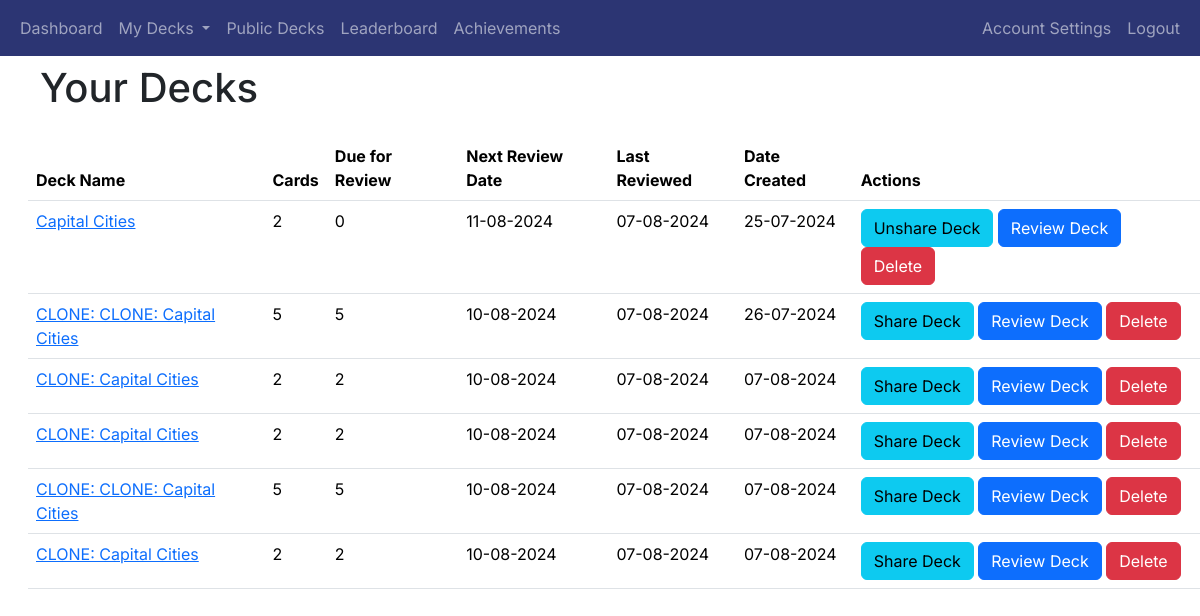
Before: /decks (signed in) with the older database file.
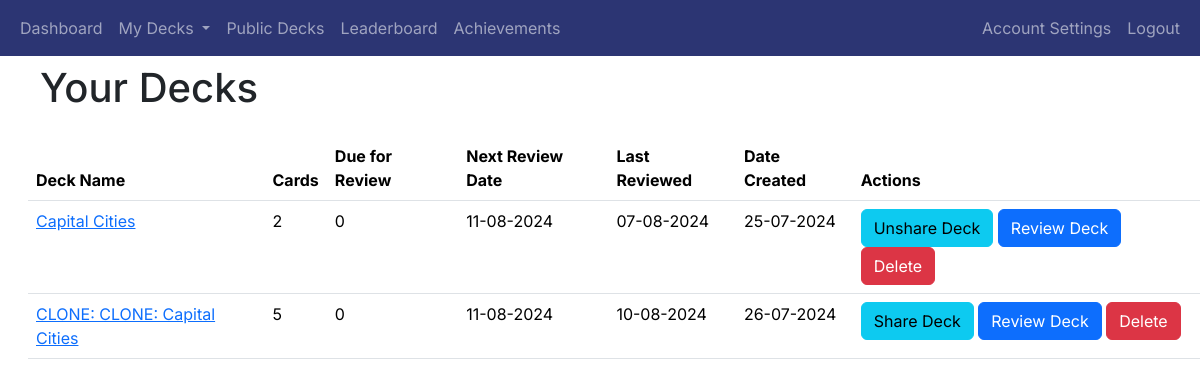
After: the same page with the newer database file.
### app/decks/models.py (models this page shows, shortened)
class Deck(db.Model):
    deck_id = db.Column(db.Integer, primary_key=True)
    name = db.Column(db.String(100), nullable=False)
    user_id = db.Column(db.Integer, db.ForeignKey('user.user_id'), nullable=False)
    created_at = db.Column(db.DateTime, nullable=False, default=datetime.utcnow)
    shared = db.Column(db.Boolean, default=False)
    review_start_date = db.Column(db.DateTime, nullable=True)
    cards = db.relationship('Card', backref='deck', cascade='all, delete-orphan', lazy=True)

### app/decks/routes.py (the view)
@decks_blueprint.route('/decks')
@login_required
def decks():
    user_decks = Deck.query.filter_by(user_id=current_user.user_id).all()
    deck_data = []
    for deck in user_decks:
        card_count = Card.query.filter_by(deck_id=deck.deck_id).count()
        due_count = Card.query.filter(Card.deck_id == deck.deck_id,
                                      Card.next_review_date <= datetime.utcnow()).count()
        next_review = db.session.query(Card.next_review_date).filter(
            Card.deck_id == deck.deck_id
        ).order_by(Card.next_review_date.asc()).first()
        if next_review:
            if next_review.next_review_date.date() < datetime.utcnow().date():
                next_review_date = datetime.utcnow().strftime('%d-%m-%Y')
            else:
                next_review_date = next_review.next_review_date.strftime('%d-%m-%Y')
        else:
            next_review_date = 'N/A'
        last_review = db.session.query(ReviewOutcome.timestamp).join(Card,
                                                                     Card.card_id == ReviewOutcome.card_id).filter(
            Card.deck_id == deck.deck_id,
            ReviewOutcome.user_id == current_user.user_id
        ).order_by(ReviewOutcome.timestamp.desc()).first()
        last_review_date = last_review.timestamp.strftime('%d-%m-%Y') if last_review else 'N/A'
        deck_data.append({
            'deck_id': deck.deck_id,
            'name': deck.name,
            'cards': card_count,
            'due_for_review': due_count,
            'shared': deck.shared,
            'next_review_date': next_review_date,
            'last_review_date': last_review_date,
            'created_at': deck.created_at.strftime('%d-%m-%Y'),
        })
    return render_template('decks.html', decks=deck_data)

### app/__init__.py (called while the page is built)
@login_manager.user_loader
def load_user(user_id):
    return User.query.get(int(user_id))

### app/decks/templates/decks.html (shortened to what this page needs)
{% extends "base.html" %}
{% block heading %}Your Decks{% endblock %}
{% block content %}
<table class="table">
    <thead>
        <tr>
            <th>Deck Name</th>
            <th>Cards</th>
            <th>Due for Review</th>
            <th>Next Review Date</th>
            <th>Last Reviewed</th>
            <th>Date Created</th>
            <th>Actions</th>
        </tr>
    </thead>
    <tbody>
        {% for deck in decks %}
        <tr>
            <td><a href="{{ url_for('decks.view_deck', deck_id=deck['deck_id']) }}">{{ deck['name'] }}</a></td>
            <td>{{ deck['cards'] }}</td>
            <td>{{ deck['due_for_review'] }}</td>
            <td>{{ deck['next_review_date'] }}</td>
            <td>{{ deck['last_review_date'] }}</td>
            <td>{{ deck['created_at'] }}</td>
            <td>
                <a href="{{ url_for('decks.share_deck', deck_id=deck['deck_id']) }}" class="btn btn-info">
                    {% if deck['shared'] %}
                    Unshare Deck
                    {% else %}
                    Share Deck
                    {% endif %}
                </a>
                <a href="{{ url_for('review.start_review', deck_id=deck['deck_id']) }}" class="btn btn-primary">Review Deck</a>
                <button class="btn btn-danger" onclick="confirmDelete('{{ url_for('decks.delete_deck', deck_id=deck['deck_id']) }}')">Delete</button>
            </td>
        </tr>
        {% endfor %}
    </tbody>
</table>
{% endblock %}

### app/templates/base.html (shortened to what this page needs)
<!doctype html>
<html lang="en">
<head>
    <link href="https://cdn.jsdelivr.net/npm/bootstrap@5.3.2/dist/css/bootstrap.min.css" rel="stylesheet"
>
    <link rel="stylesheet" href="{{ url_for('static', filename='styles.css') }}">
</head>
<body>
<header class="site-header">
    <nav class="navbar navbar-expand-sm navbar-dark bg-dark-blue">
        <div class="container-fluid">
            <div class="collapse navbar-collapse" id="navbarToggle">
                <div class="navbar-nav me-auto">
                    {% if current_user.is_authenticated %}
                    <a class="nav-item nav-link" href="{{ url_for('main.dashboard') }}">Dashboard</a>
                    <li class="nav-item dropdown">
                        <a class="nav-link dropdown-toggle" href="#" id="navbarDropdown" role="button" data-bs-toggle="dropdown" aria-expanded="false">
                            My Decks
                        </a>
                    </li>
                    <a class="nav-item nav-link" href="{{ url_for('decks.public_decks') }}">Public Decks</a>
                    <a class="nav-item nav-link" href="{{ url_for('gamification.leaderboard') }}">Leaderboard</a>
                    <a class="nav-item nav-link" href="{{ url_for('gamification.user_achievements') }}">Achievements</a>
                </div>
                <div class="navbar-nav ms-auto">
                    <a class="nav-link" href="{{ url_for('auth.account_settings') }}">Account Settings</a>
                    <a class="nav-item nav-link" href="{{ url_for('auth.logout') }}">Logout</a>
                    {% else %}
                    <a class="nav-item nav-link" href="{{ url_for('main.index') }}">Home</a>
                </div>
                <div class="navbar-nav ms-auto">
                    <a class="nav-item nav-link" href="{{ url_for('auth.login') }}">Login</a>
                    <a class="nav-item nav-link" href="{{ url_for('auth.register') }}">Register</a>
                    {% endif %}
                </div>
            </div>
        </div>
    </nav>
</header>
<main role="main" class="container-fluid">
    <div class="row mt-2 ms-3">
        <div class="col-auto text-center">
            <h1>{%  block heading %}{% endblock %}</h1>
        </div>
    </div>
    <div class="row mt-3 ms-3">
        {% block content %}{% endblock %}
    </div>
</main>
</body>
</html>

### app/static/styles.css (style rules this page uses)
.bg-dark-blue { background-color: #2c3573 !important; }

### app/templates/base.html (style rules this page uses)
body { font-family: 'Inter', sans-serif; }
h1, h2, h3, h4, h5, h6, p, a { font-family: 'Inter', sans-serif; }

Changed rows visible on the page:
removed Deck: name "CLONE: Capital Cities", cards "2", due_for_review "2", next_review_date "10-08-2024", last_review_date "07-08-2024", created_at "07-08-2024", shows "Share Deck"
removed Deck: name "CLONE: Capital Cities", cards "2", due_for_review "2", next_review_date "10-08-2024", last_review_date "07-08-2024", created_at "07-08-2024", shows "Share Deck"
removed Deck: name "CLONE: CLONE: Capital Cities", cards "5", due_for_review "5", next_review_date "10-08-2024", last_review_date "07-08-2024", created_at "07-08-2024", shows "Share Deck"
removed Deck: name "CLONE: Capital Cities", cards "2", due_for_review "2", next_review_date "10-08-2024", last_review_date "07-08-2024", created_at "07-08-2024", shows "Share Deck"
computed for Deck "CLONE: CLONE: Capital Cities": due_for_review "5" → "0"; next_review_date "10-08-2024" → "11-08-2024"; last_review_date "07-08-2024" → "10-08-2024"
